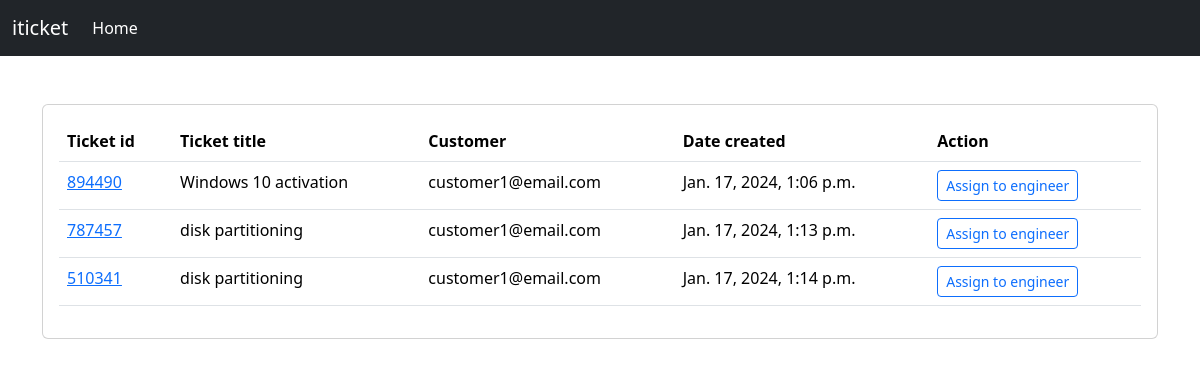
The app's page /ticket/ticket-queue/ with its own data.
### ticket/models.py (models this page shows)
class Ticket(models.Model):
    customer = models.ForeignKey(User, on_delete=models.CASCADE)
    engineer = models.ForeignKey(User, on_delete=models.DO_NOTHING, related_name='engineer', null=True, blank=True)
    ticket_id = models.CharField(max_length=15, unique=True)
    ticket_title = models.CharField(max_length=50)
    ticket_description = models.TextField()
    status = models.CharField(max_length=20, choices=CHOICES, default='Pending')
    created_on = models.DateTimeField(auto_now_add=True)
    last_modified = models.DateTimeField(auto_now=True)
    is_resolved = models.BooleanField(default=False)
    severity = models.CharField(max_length=5, choices=(('A', 'A'), ('B', 'B')), default='B')
    is_assigned_to_engineer = models.BooleanField(default=False)
    resolution_steps = models.TextField(blank=True, null=True)

### accounts/models.py (models this page shows)
class User(AbstractUser):
    is_customer = models.BooleanField(default=False)
    is_engineer = models.BooleanField(default=False)
    email = models.EmailField(unique=True)

### ticket/views.py (the view)
# urls.py: path('ticket-queue/', views.ticket_queue, name='ticket-queue'),
def ticket_queue(request):
    tickets = Ticket.objects.filter(is_assigned_to_engineer=False)
    context = {'tickets':tickets}
    return render(request, 'ticket/ticket_queue.html', context)

### templates/ticket/ticket_queue.html
{% extends 'base.html' %}
{% block content %}
<div class="card">
    <div class="card-body">
        <table class="table">
            <thead>
                <tr>
                    <th scope="col">Ticket id</th>
                    <th scope="col">Ticket title</th>
                    <th scope="col">Customer</th>
                    <th scope="col">Date created</th>
                    <th scope="col">Action</th>
                </tr>
            </thead>
            <tbody>
                {% for ticket in tickets %}
                <tr>
                    <td><a href="{% url 'ticket-details' ticket.ticket_id %}">{{ticket.ticket_id}}</a></td>
                    <td>{{ticket.ticket_title}}</td>
                    <td>{{ticket.customer}}</td>
                    <td>{{ticket.created_on}}</td>
                    <td><a href="{% url 'assign-ticket' ticket.ticket_id %}" class="btn btn-outline-primary btn-sm">Assign to engineer</a></td>
                </tr>
                {% endfor %}
            </tbody>
        </table>
    </div>
</div>
{% endblock content %}

### records on screen
Ticket: ticket_id "894490", ticket_title "Windows 10 activation", customer "customer1@email.com", created_on "Jan. 17, 2024, 1:06 p.m."
Ticket: ticket_id "787457", ticket_title "disk partitioning", customer "customer1@email.com", created_on "Jan. 17, 2024, 1:13 p.m."
Ticket: ticket_id "510341", ticket_title "disk partitioning", customer "customer1@email.com", created_on "Jan. 17, 2024, 1:14 p.m."
